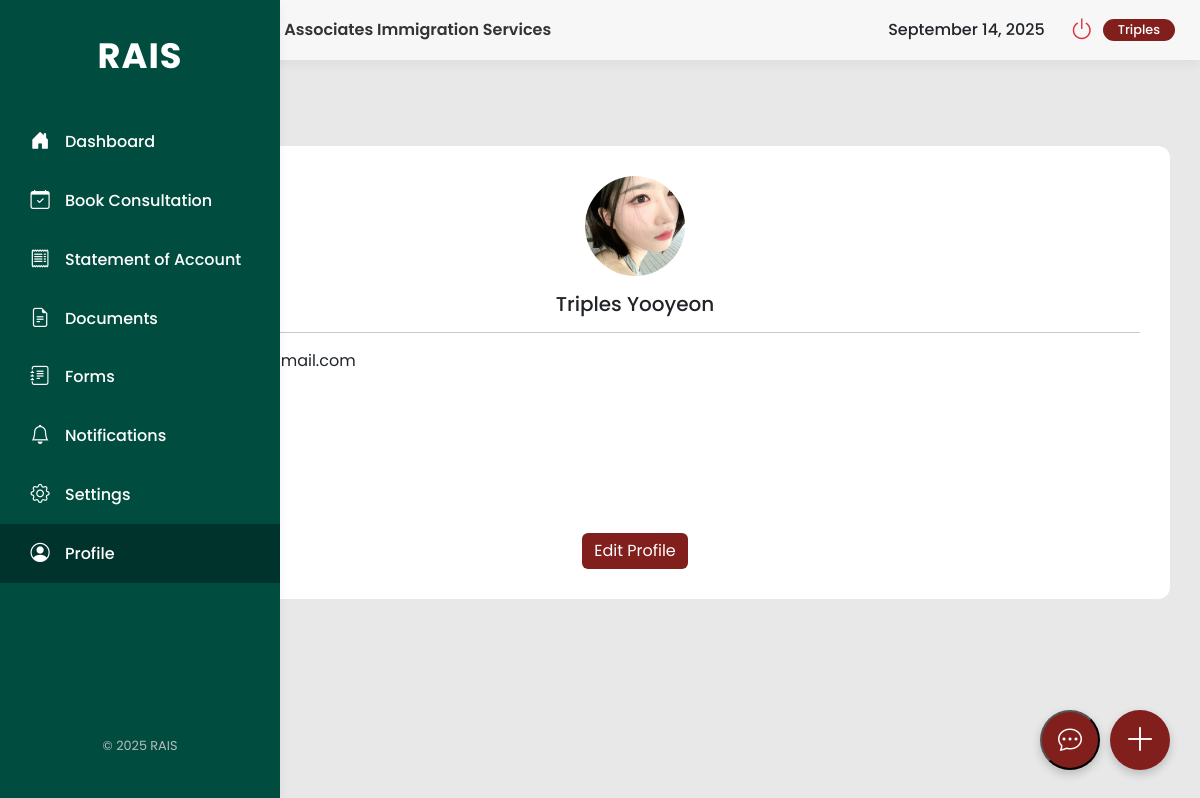
The app's page /user/profile.php (signed in) with its own data.
### tables this page shows
CREATE TABLE `users` (
  `id` int(11) NOT NULL,
  `firstName` varchar(50) NOT NULL,
  `lastName` varchar(50) NOT NULL,
  `address` varchar(255) NOT NULL,
  `phone` varchar(20) NOT NULL,
  `email` varchar(100) NOT NULL,
  `password` varchar(255) NOT NULL,
  `profileImage` varchar(255) DEFAULT NULL,
  `location` varchar(255) DEFAULT NULL,
  `birthday` date DEFAULT NULL,
  `facebook` varchar(255) DEFAULT NULL,
  `instagram` varchar(255) DEFAULT NULL,
  `gmail` varchar(255) DEFAULT NULL,
  `email_notifications` tinyint(1) NOT NULL DEFAULT 1,
  `dark_mode` tinyint(1) NOT NULL DEFAULT 0,
  `documents_uploaded` tinyint(1) NOT NULL DEFAULT 0,
  `profile_picture_uploaded` tinyint(1) NOT NULL DEFAULT 0,
  `birthday_added` tinyint(1) NOT NULL DEFAULT 0,
  `social_links_added` tinyint(1) NOT NULL DEFAULT 0,
  `has_seen_tour` tinyint(1) NOT NULL DEFAULT 0,
  `role` varchar(50) NOT NULL DEFAULT 'client',
  `status` varchar(50) NOT NULL DEFAULT 'Inactive',
  `last_login` datetime DEFAULT NULL,
  `last_activity` datetime DEFAULT NULL,
  `reset_token_hash` varchar(64) DEFAULT NULL,
  `reset_token_expires_at` datetime DEFAULT NULL
);

### user/profile.php (the view, shortened to what this page needs)
<?php
include_once '../config.php';
$userId = $_SESSION['id'];
$stmt = $conn->prepare("SELECT firstName, lastName, email, phone, address, birthday, profileImage, facebook, instagram, gmail, dark_mode FROM users WHERE id = ?");
$stmt->bind_param("i", $userId);
$stmt->execute();
$result = $stmt->get_result();
$userProfile = $result->fetch_assoc();
$darkModeEnabled = (bool)$userProfile['dark_mode'];
?>
<!doctype html>
<html lang="en">
<head>
    <link href="https://cdn.jsdelivr.net/npm/bootstrap@5.3.3/dist/css/bootstrap.min.css" rel="stylesheet">
    <link rel="stylesheet" href="https://cdn.jsdelivr.net/npm/bootstrap-icons@1.11.3/font/bootstrap-icons.min.css">
</head>
<body class="<?php echo $darkModeEnabled ? 'dark-mode' : ''; ?>">
    <div class="main-wrapper">
        <aside class="sidebar d-flex flex-column">
            <div class="logo">RAIS</div>
              <nav class="nav flex-column">
                  <a class="nav-link" href="dashboard.php"><i class="bi bi-house-door-fill"></i><span>Dashboard</span></a>
                  <a class="nav-link" href="book-consultation.php"><i class="bi bi-calendar-check"></i><span>Book Consultation</span></a>
                  <a class="nav-link" href="statement-of-account.php"><i class="bi bi-receipt"></i><span>Statement of Account</span></a>
                  <a class="nav-link" href="documents.php"><i class="bi bi-file-earmark-text"></i><span>Documents</span></a>
                  <a class="nav-link" href="forms.php"><i class="bi bi-journal-text"></i><span>Forms</span></a>
                  <a class="nav-link" href="notifications.php"><i class="bi bi-bell"></i><span>Notifications</span></a>
                  <a class="nav-link" href="settings.php"><i class="bi bi-gear"></i><span>Settings</span></a>
                  <a class="nav-link active" href="profile.php"><i class="bi bi-person-circle"></i><span>Profile</span></a>
              </nav>
            <div class="mt-auto footer-text">
                &copy; <?php echo date("Y"); ?> RAIS
            </div>
        </aside>
        <div class="content-area">
            <header class="header">
                <div class="header-brand d-flex align-items-center">
                    <span class="header-title">Roman & Associates Immigration Services</span>
                </div>
                <div class="user-status d-flex align-items-center gap-2">
                    <div id="headerDate" class="me-3" style="font-weight: 500;"></div>
                    <a href="#" class="btn btn-link power-btn" data-bs-toggle="modal" data-bs-target="#logoutModal"><i class="bi bi-power"></i></a>
                    <span class="badge"><?php echo htmlspecialchars($userProfile['firstName']); ?></span>
                </div>
            </header>
            <main class="main-content">
                <h1>Profile</h1>
                <div class="content-card">
                    <div id="profile-view" class="profile-view text-center">
                        <div id="profileViewImageContainer">
                            <?php if (!empty($userProfile['profileImage'])): ?>
                                <img src="../<?php echo htmlspecialchars($userProfile['profileImage']); ?>?v=<?php echo time(); ?>" alt="Profile Image" class="profile-image">
                            <?php else: ?>
                                <i class="bi bi-person-circle profile-icon"></i>
                            <?php endif; ?>
                        </div>
                        <h5 class="mt-3"><?php echo htmlspecialchars($userProfile['firstName'] . ' ' . $userProfile['lastName']); ?></h5>
                        <hr>
                        <div class="text-start">
                            <p><strong>Email:</strong> <?php echo htmlspecialchars($userProfile['email']); ?></p>
                            <p><strong>Contact:</strong> <?php echo htmlspecialchars($userProfile['phone']); ?></p>
                            <p><strong>Location:</strong> <?php echo htmlspecialchars($userProfile['address']); ?></p>
                            <p><strong>Birthday:</strong> <?php echo !empty($userProfile['birthday']) ? htmlspecialchars(date("F j, Y", strtotime($userProfile['birthday']))) : 'Not set'; ?></p>
                        </div>
                        <button id="editProfileBtn" class="btn btn-primary mt-4" style="background-color: var(--rais-button-maroon); border: none;">Edit Profile</button>
                    </div>
                </div>
            </main>
        </div>
    </div>
    <a href="book-flight.php" class="floating-btn text-decoration-none">
        <i class="bi bi-plus-lg"></i>
    </a>
    <button class="chat-toggle-btn" onclick="toggleChat()">
        <i class="bi bi-chat-dots"></i>
    </button>
</body>
</html>

### user/profile.php (style rules this page uses)
:root { --rais-primary-green: #004d40; --rais-dark-green: #00332c; --rais-text-dark: #333333; --rais-text-light: #525252; --rais-card-bg: #FFFFFF; --rais-light-gray: #E8E8E8; --rais-bg-light: #F7F7F7; --rais-shadow: 0 4px 10px rgba(0, 0, 0, 0.05); --rais-button-maroon: #811F1D; }
body { font-family: 'Poppins', sans-serif; background-color: var(--rais-light-gray); overflow: hidden; }
.main-wrapper { display: flex; height: 100vh; }
.sidebar { background-color: var(--rais-primary-green); width: 70px; flex-shrink: 0; color: white; padding: 30px 0; box-shadow: var(--rais-shadow); transition: width 0.3s ease-in-out; overflow: hidden; position: fixed; top: 0; height: 100vh; display: flex; flex-direction: column; z-index: 1031; }
.sidebar .logo { font-size: 2.2rem; font-weight: 700; margin-bottom: 30px; text-align: center; letter-spacing: 1px; white-space: nowrap; opacity: 0; transition: opacity 0.3s ease-in-out; }
.sidebar .nav { flex-grow: 1; }
.sidebar .nav-link { color: white; font-weight: 500; padding: 15px 30px; display: flex; align-items: center; gap: 15px; white-space: nowrap; transition: background-color 0.3s ease; }
.sidebar .nav-link.active, .sidebar .nav-link:hover { background-color: var(--rais-dark-green); }
.sidebar .nav-link i { font-size: 1.2rem; min-width: 20px; text-align: center; transition: transform 0.2s ease-in-out; }
.sidebar .nav-link span { opacity: 0; transition: opacity 0.1s ease-in-out 0.2s; }
.sidebar .footer-text { font-size: 0.8rem; color: #bbb; text-align: center; padding: 15px 0; opacity: 0; transition: opacity 0.3s ease-in-out; margin-top: auto; }
.content-area { flex-grow: 1; height: 100vh; overflow-y: auto; margin-left: 70px; }
.header { background-color: var(--rais-bg-light); height: 60px; display: flex; justify-content: space-between; align-items: center; padding: 0 25px; position: sticky; top: 0; z-index: 1020; box-shadow: var(--rais-shadow); }
.header-brand { gap: 10px; }
.header-title { font-size: 1rem; font-weight: 600; color: var(--rais-text-dark); white-space: nowrap; }
.user-status { display: flex; align-items: center; gap: 10px; }
.user-status .badge { background-color: var(--rais-button-maroon); font-size: 0.8rem; font-weight: 500; padding: 5px 15px; border-radius: 20px; }
.user-status .btn { color: var(--rais-text-light); font-size: 1.5rem; padding: 0; }
.power-btn i { color: #dc3545; transition: color 0.2s ease-in-out, transform 0.2s ease-in-out; }
.main-content { padding: 30px; }
.content-card { background-color: var(--rais-card-bg); border-radius: 12px; padding: 30px; }
.profile-image, .profile-image-preview { width: 100px; height: 100px; object-fit: cover; border-radius: 50%; }
.floating-btn { position: fixed; bottom: 30px; right: 30px; background-color: var(--rais-button-maroon); color: white; border-radius: 50%; width: 60px; height: 60px; display: flex; align-items: center; justify-content: center; font-size: 2rem; box-shadow: 0 4px 10px rgba(0, 0, 0, 0.2); text-decoration: none; transition: background-color 0.2s; z-index: 100; }
.chat-toggle-btn { position: fixed; bottom: 30px; right: 100px; background-color: var(--rais-button-maroon); color: white; border-radius: 50%; width: 60px; height: 60px; display: flex; align-items: center; justify-content: center; font-size: 1.5rem; box-shadow: 0 4px 10px rgba(0, 0, 0, 0.2); cursor: pointer; z-index: 100; }

### records on screen
users: firstName "Triples", profileImage (picture), firstName+lastName "Triples Yooyeon"
